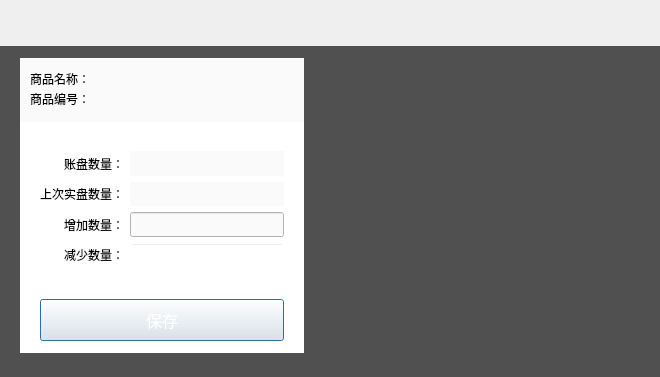
<?xml version="1.0" encoding="UTF-8"?>
<ui version="4.0">
 <class>StockDlg</class>
 <widget class="QDialog" name="StockDlg">
  <property name="geometry">
   <rect>
    <x>0</x>
    <y>0</y>
    <width>660</width>
    <height>377</height>
   </rect>
  </property>
  <property name="windowTitle">
   <string>Dialog</string>
  </property>
  <layout class="QVBoxLayout" name="verticalLayout">
   <property name="spacing">
    <number>0</number>
   </property>
   <property name="leftMargin">
    <number>0</number>
   </property>
   <property name="topMargin">
    <number>0</number>
   </property>
   <property name="rightMargin">
    <number>0</number>
   </property>
   <property name="bottomMargin">
    <number>0</number>
   </property>
   <item>
    <widget class="TitleBarWidget" name="titleWidget" native="true">
     <property name="minimumSize">
      <size>
       <width>0</width>
       <height>46</height>
      </size>
     </property>
     <property name="maximumSize">
      <size>
       <width>16777215</width>
       <height>46</height>
      </size>
     </property>
    </widget>
   </item>
   <item>
    <widget class="QWidget" name="mainWidget" native="true">
     <property name="styleSheet">
      <string notr="true">QWidget#mainWidget{
	background-color:#505050;
}</string>
     </property>
     <layout class="QHBoxLayout" name="horizontalLayout">
      <property name="leftMargin">
       <number>20</number>
      </property>
      <property name="topMargin">
       <number>12</number>
      </property>
      <property name="rightMargin">
       <number>20</number>
      </property>
      <property name="bottomMargin">
       <number>24</number>
      </property>
      <item>
       <widget class="QWidget" name="widget_2" native="true">
        <property name="minimumSize">
         <size>
          <width>284</width>
          <height>0</height>
         </size>
        </property>
        <property name="maximumSize">
         <size>
          <width>284</width>
          <height>16777215</height>
         </size>
        </property>
        <layout class="QVBoxLayout" name="verticalLayout_2">
         <property name="spacing">
          <number>0</number>
         </property>
         <property name="leftMargin">
          <number>0</number>
         </property>
         <property name="topMargin">
          <number>0</number>
         </property>
         <property name="rightMargin">
          <number>0</number>
         </property>
         <property name="bottomMargin">
          <number>0</number>
         </property>
         <item>
          <widget class="QWidget" name="saveTopWidget" native="true">
           <property name="minimumSize">
            <size>
             <width>0</width>
             <height>64</height>
            </size>
           </property>
           <property name="maximumSize">
            <size>
             <width>16777215</width>
             <height>64</height>
            </size>
           </property>
           <property name="styleSheet">
            <string notr="true">QWidget#saveTopWidget{
	background-color:#fafafa;
}</string>
           </property>
           <widget class="QLabel" name="goodsNameLabel">
            <property name="geometry">
             <rect>
              <x>80</x>
              <y>10</y>
              <width>201</width>
              <height>20</height>
             </rect>
            </property>
            <property name="font">
             <font>
              <family>微软雅黑</family>
             </font>
            </property>
            <property name="text">
             <string/>
            </property>
           </widget>
           <widget class="QLabel" name="goodsCodeLabel">
            <property name="geometry">
             <rect>
              <x>80</x>
              <y>30</y>
              <width>201</width>
              <height>20</height>
             </rect>
            </property>
            <property name="font">
             <font>
              <family>微软雅黑</family>
             </font>
            </property>
            <property name="text">
             <string/>
            </property>
           </widget>
           <widget class="QLabel" name="label_7">
            <property name="geometry">
             <rect>
              <x>10</x>
              <y>10</y>
              <width>71</width>
              <height>21</height>
             </rect>
            </property>
            <property name="font">
             <font>
              <family>微软雅黑</family>
             </font>
            </property>
            <property name="text">
             <string>商品名称：</string>
            </property>
           </widget>
           <widget class="QLabel" name="label_8">
            <property name="geometry">
             <rect>
              <x>10</x>
              <y>30</y>
              <width>71</width>
              <height>21</height>
             </rect>
            </property>
            <property name="font">
             <font>
              <family>微软雅黑</family>
             </font>
            </property>
            <property name="text">
             <string>商品编号：</string>
            </property>
           </widget>
          </widget>
         </item>
         <item>
          <widget class="QWidget" name="saveMainWidget" native="true">
           <property name="styleSheet">
            <string notr="true">QWidget#saveMainWidget{
	background-color:#ffffff;
}</string>
           </property>
           <layout class="QVBoxLayout" name="verticalLayout_4">
            <property name="spacing">
             <number>0</number>
            </property>
            <property name="leftMargin">
             <number>20</number>
            </property>
            <property name="topMargin">
             <number>15</number>
            </property>
            <property name="rightMargin">
             <number>20</number>
            </property>
            <property name="bottomMargin">
             <number>12</number>
            </property>
            <item>
             <widget class="QStackedWidget" name="stackedWidget">
              <property name="minimumSize">
               <size>
                <width>0</width>
                <height>144</height>
               </size>
              </property>
              <property name="maximumSize">
               <size>
                <width>16777215</width>
                <height>144</height>
               </size>
              </property>
              <property name="styleSheet">
               <string notr="true">background-color: rgb(255, 255, 255, 0);</string>
              </property>
              <property name="currentIndex">
               <number>1</number>
              </property>
              <widget class="QWidget" name="addPage">
               <layout class="QHBoxLayout" name="horizontalLayout_2">
                <property name="spacing">
                 <number>0</number>
                </property>
                <property name="leftMargin">
                 <number>0</number>
                </property>
                <property name="topMargin">
                 <number>34</number>
                </property>
                <property name="rightMargin">
                 <number>0</number>
                </property>
                <property name="bottomMargin">
                 <number>34</number>
                </property>
                <item>
                 <layout class="QGridLayout" name="gridLayout">
                  <item row="1" column="0">
                   <widget class="QLabel" name="label_4">
                    <property name="font">
                     <font>
                      <family>微软雅黑</family>
                     </font>
                    </property>
                    <property name="text">
                     <string>实盘数量：</string>
                    </property>
                    <property name="alignment">
                     <set>Qt::AlignRight|Qt::AlignTrailing|Qt::AlignVCenter</set>
                    </property>
                   </widget>
                  </item>
                  <item row="0" column="0">
                   <widget class="QLabel" name="label_3">
                    <property name="font">
                     <font>
                      <family>微软雅黑</family>
                     </font>
                    </property>
                    <property name="text">
                     <string>账盘数量：</string>
                    </property>
                    <property name="alignment">
                     <set>Qt::AlignRight|Qt::AlignTrailing|Qt::AlignVCenter</set>
                    </property>
                   </widget>
                  </item>
                  <item row="1" column="1">
                   <widget class="QLineEdit" name="realStockEdit">
                    <property name="sizePolicy">
                     <sizepolicy hsizetype="Expanding" vsizetype="Minimum">
                      <horstretch>0</horstretch>
                      <verstretch>0</verstretch>
                     </sizepolicy>
                    </property>
                    <property name="styleSheet">
                     <string notr="true">background-color:#fafafa;
font-family:&quot;微软雅黑&quot;;
font-size:12px;
color: #666666;
padding-left:10px;</string>
                    </property>
                   </widget>
                  </item>
                  <item row="0" column="1">
                   <widget class="QLabel" name="shoudStockLabel">
                    <property name="styleSheet">
                     <string notr="true">background-color:#fafafa;
font-family:&quot;微软雅黑&quot;;
font-size:12px;
color: #666666;
padding-left:10px;</string>
                    </property>
                    <property name="text">
                     <string/>
                    </property>
                   </widget>
                  </item>
                 </layout>
                </item>
               </layout>
              </widget>
              <widget class="QWidget" name="modifyPage">
               <layout class="QHBoxLayout" name="horizontalLayout_3">
                <property name="spacing">
                 <number>0</number>
                </property>
                <property name="leftMargin">
                 <number>0</number>
                </property>
                <property name="topMargin">
                 <number>14</number>
                </property>
                <property name="rightMargin">
                 <number>0</number>
                </property>
                <property name="bottomMargin">
                 <number>14</number>
                </property>
                <item>
                 <layout class="QGridLayout" name="gridLayout_2">
                  <property name="sizeConstraint">
                   <enum>QLayout::SetDefaultConstraint</enum>
                  </property>
                  <property name="spacing">
                   <number>6</number>
                  </property>
                  <item row="2" column="0">
                   <widget class="QLabel" name="label_5">
                    <property name="font">
                     <font>
                      <family>微软雅黑</family>
                     </font>
                    </property>
                    <property name="text">
                     <string>增加数量：</string>
                    </property>
                    <property name="alignment">
                     <set>Qt::AlignRight|Qt::AlignTrailing|Qt::AlignVCenter</set>
                    </property>
                   </widget>
                  </item>
                  <item row="0" column="0">
                   <widget class="QLabel" name="label_2">
                    <property name="font">
                     <font>
                      <family>微软雅黑</family>
                     </font>
                    </property>
                    <property name="text">
                     <string>账盘数量：</string>
                    </property>
                    <property name="alignment">
                     <set>Qt::AlignRight|Qt::AlignTrailing|Qt::AlignVCenter</set>
                    </property>
                   </widget>
                  </item>
                  <item row="2" column="1">
                   <widget class="QLineEdit" name="addStockNumEdit">
                    <property name="sizePolicy">
                     <sizepolicy hsizetype="Expanding" vsizetype="Minimum">
                      <horstretch>0</horstretch>
                      <verstretch>0</verstretch>
                     </sizepolicy>
                    </property>
                    <property name="styleSheet">
                     <string notr="true">background-color:#fafafa;
font-family:&quot;微软雅黑&quot;;
font-size:12px;
color: #666666;
padding-left:10px;</string>
                    </property>
                   </widget>
                  </item>
                  <item row="1" column="1">
                   <widget class="QLabel" name="lastRealStockLabel">
                    <property name="styleSheet">
                     <string notr="true">background-color:#fafafa;
font-family:&quot;微软雅黑&quot;;
font-size:12px;
color: #666666;
padding-left:10px;</string>
                    </property>
                    <property name="text">
                     <string/>
                    </property>
                   </widget>
                  </item>
                  <item row="1" column="0">
                   <widget class="QLabel" name="label">
                    <property name="font">
                     <font>
                      <family>微软雅黑</family>
                     </font>
                    </property>
                    <property name="text">
                     <string>上次实盘数量：</string>
                    </property>
                    <property name="alignment">
                     <set>Qt::AlignRight|Qt::AlignTrailing|Qt::AlignVCenter</set>
                    </property>
                   </widget>
                  </item>
                  <item row="0" column="1">
                   <widget class="QLabel" name="shoudStock2Label">
                    <property name="styleSheet">
                     <string notr="true">background-color:#fafafa;
font-family:&quot;微软雅黑&quot;;
font-size:12px;
color: #666666;
padding-left:10px;</string>
                    </property>
                    <property name="text">
                     <string/>
                    </property>
                   </widget>
                  </item>
                  <item row="3" column="0">
                   <widget class="QLabel" name="label_6">
                    <property name="font">
                     <font>
                      <family>微软雅黑</family>
                     </font>
                    </property>
                    <property name="text">
                     <string>减少数量：</string>
                    </property>
                    <property name="alignment">
                     <set>Qt::AlignRight|Qt::AlignTrailing|Qt::AlignVCenter</set>
                    </property>
                   </widget>
                  </item>
                  <item row="3" column="1">
                   <widget class="QLineEdit" name="reduceStockNumEdit">
                    <property name="sizePolicy">
                     <sizepolicy hsizetype="Expanding" vsizetype="Minimum">
                      <horstretch>0</horstretch>
                      <verstretch>0</verstretch>
                     </sizepolicy>
                    </property>
                   </widget>
                  </item>
                 </layout>
                </item>
               </layout>
              </widget>
             </widget>
            </item>
            <item>
             <widget class="QLabel" name="hintLabel">
              <property name="minimumSize">
               <size>
                <width>0</width>
                <height>18</height>
               </size>
              </property>
              <property name="maximumSize">
               <size>
                <width>16777215</width>
                <height>18</height>
               </size>
              </property>
              <property name="styleSheet">
               <string notr="true">color:red;</string>
              </property>
              <property name="text">
               <string/>
              </property>
             </widget>
            </item>
            <item>
             <widget class="QPushButton" name="saveButton">
              <property name="minimumSize">
               <size>
                <width>0</width>
                <height>42</height>
               </size>
              </property>
              <property name="maximumSize">
               <size>
                <width>16777215</width>
                <height>42</height>
               </size>
              </property>
              <property name="font">
               <font>
                <pointsize>-1</pointsize>
               </font>
              </property>
              <property name="styleSheet">
               <string notr="true">QPushButton{
color:#ffffff;
font-size:16px;
border-image: url(:/loginImage/commonButton.png);
}

QPushButton:pressed{
border-image: url(:/loginImage/commonButtonPressed.png);
}</string>
              </property>
              <property name="text">
               <string>保存</string>
              </property>
             </widget>
            </item>
            <item>
             <spacer name="verticalSpacer">
              <property name="orientation">
               <enum>Qt::Vertical</enum>
              </property>
              <property name="sizeHint" stdset="0">
               <size>
                <width>20</width>
                <height>40</height>
               </size>
              </property>
             </spacer>
            </item>
           </layout>
          </widget>
         </item>
        </layout>
       </widget>
      </item>
      <item>
       <spacer name="horizontalSpacer">
        <property name="orientation">
         <enum>Qt::Horizontal</enum>
        </property>
        <property name="sizeHint" stdset="0">
         <size>
          <width>40</width>
          <height>20</height>
         </size>
        </property>
       </spacer>
      </item>
      <item>
       <widget class="WndDigitalKeyboard" name="keyboardWidget" native="true">
        <property name="minimumSize">
         <size>
          <width>304</width>
          <height>0</height>
         </size>
        </property>
        <property name="maximumSize">
         <size>
          <width>304</width>
          <height>16777215</height>
         </size>
        </property>
       </widget>
      </item>
     </layout>
    </widget>
   </item>
  </layout>
 </widget>
 <customwidgets>
  <customwidget>
   <class>WndDigitalKeyboard</class>
   <extends>QWidget</extends>
   <header>WndDigitalKeyboard.h</header>
   <container>1</container>
  </customwidget>
  <customwidget>
   <class>TitleBarWidget</class>
   <extends>QWidget</extends>
   <header>TitleBarWidget.h</header>
   <container>1</container>
  </customwidget>
 </customwidgets>
 <resources/>
 <connections/>
</ui>
